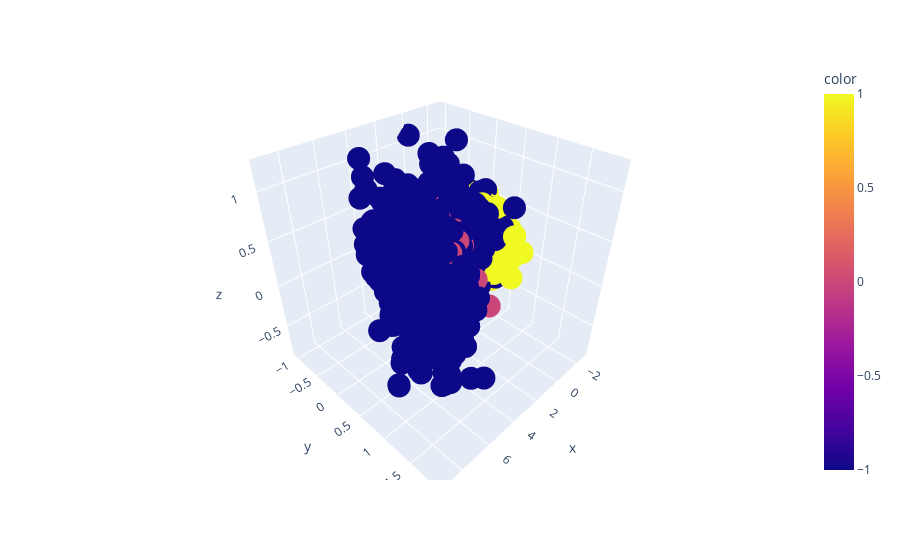

Notebook source saved alongside this figure:
### Markdown cell above
>min_samples = 24? wtedy silhouette i caliski lepiej dzialaja, niestety davies nie...

### Code cell
#min_samples = 24
dbscan = DBSCAN(eps=0.85, min_samples=24, n_jobs=-1)
y_dbscan = dbscan.fit_predict(data)
# interactive 3dplot plotly
import plotly.express as px
fig = px.scatter_3d(x=data[0], y=data[6], z=data[11], color=y_dbscan)
fig.show()

plt.show()
pd.DataFrame(y_dbscan).value_counts().plot(kind='bar')

### Figure 1 — Plotly figure (JSON) as saved in the notebook; plotly's stock layout.template omitted (floating-point values rounded to 4 significant figures; data arrays with more than 128 entries replaced by an {"elided": "..."} marker saying what was removed)
{"data": [{"hovertemplate": "x=%{x}<br>y=%{y}<br>z=%{z}<br>color=%{marker.color}<extra></extra>", "legendgroup": "", "marker": {"color": {"elided": "8239 int values"}, "coloraxis": "coloraxis", "symbol": "circle"}, "mode": "markers", "name": "", "scene": "scene", "showlegend": false, "type": "scatter3d", "x": {"elided": "8239 float values"}, "y": {"elided": "8239 float values"}, "z": {"elided": "8239 float values"}}], "layout": {"coloraxis": {"colorbar": {"title": {"text": "color"}}, "colorscale": [[0, "#0d0887"], [0.1111, "#46039f"], [0.2222, "#7201a8"], [0.3333, "#9c179e"], [0.4444, "#bd3786"], [0.5556, "#d8576b"], [0.6667, "#ed7953"], [0.7778, "#fb9f3a"], [0.8889, "#fdca26"], [1, "#f0f921"]]}, "legend": {"tracegroupgap": 0}, "margin": {"t": 60}, "scene": {"domain": {"x": [0, 1], "y": [0, 1]}, "xaxis": {"title": {"text": "x"}}, "yaxis": {"title": {"text": "y"}}, "zaxis": {"title": {"text": "z"}}}}}
